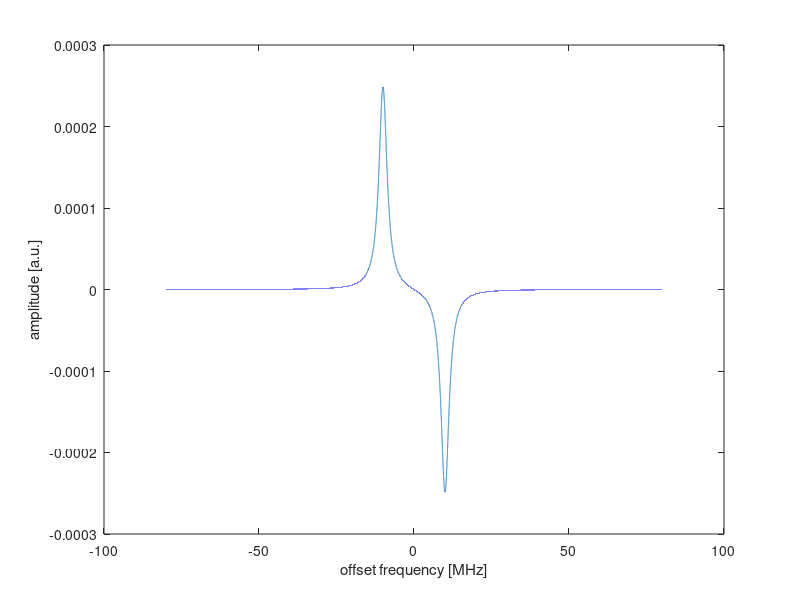

The MATLAB script that drew this image:
% cw EPR as a multiphoton experiment
%==========================================================================
% This example illustrates the fact that the simple cw EPR
% absorption line in reality is the result of overlap of many
% sidebands.
% See Kaelin et al, J.Magn.Reson. 160, 166-182 (2003)

% first harmonic absorption spectrum, in-phase modulation

clear, clf

Harmonic = 1;   % harmonic (0, 1, 2, etc)
ModInPhase = 1; % 1 modulation in-phase, 0 out-of-phase
Absorption = 1; % 1 absorption, 0 dispersion mode
FreqAxis = 1;

fmod = 10; % modulation frequency, in MHz
wrf = 2*pi*fmod; % Frequency of the modulation field [2*pi*MHz]
if FreqAxis
  Amod = 0.1;  % peak-to-peak modulation amplitude, in MHz
  lwpp = 10; % peak-to-peak line width, in MHz
  w2 = 2*pi*Amod/2; % Amplitude of the modulation field [2*pi*MHz]
  T2 = 1/lwpp; % Relaxation time [us]
else
  Amod = 0.01;  % peak-to-peak modulation amplitude, in mT
  lwpp = 0.1; % peak-to-peak line width, in mT
  w2 = 2*pi*mt2mhz(Amod/2); % Amplitude of the modulation field [2*pi*MHz]
  T2 = 1/mt2mhz(lwpp); % Relaxation time [us]
end


N = 100000;

beta = w2/wrf;
kmax = max(1.1*beta,beta+30);
kmax = ceil(kmax);

if FreqAxis
  freqmax = max(Amod*3,lwpp*8);
  freq = freqmax*linspace(-1,1,N);
  w = 2*pi*freq;
else
  fieldmax = max(Amod*3,lwpp*8);
  field = fieldmax*linspace(-1,1,N);
  w = 2*pi*mt2mhz(field);
end

spec = 0;
j = Harmonic;

Ap = ModInPhase;
D = (ModInPhase & ~Absorption) | (~ModInPhase & Absorption);
for k = -kmax:kmax
  if Ap
    Amplitude = besselj(-k+j,beta) + besselj(-k-j,beta);
  else
    Amplitude = besselj(-k+j,beta) - besselj(-k-j,beta);
  end
  Amplitude = Amplitude*besselj(-k,beta);
  if D
    Shape = (w-k*wrf).*T2^2./(1+(w-k*wrf).^2*T2^2);
  else
    Shape = T2./(1+(w-k*wrf).^2*T2^2);
  end
  spec = spec + Amplitude*Shape;
end
if ~(Absorption & ModInPhase)
  spec = -spec;
end

if FreqAxis
  plot(freq,spec);
  xlabel('offset frequency [MHz]');
else
  plot(field,spec);
  xlabel('offset field [mT]');
end
ylabel('amplitude [a.u.]');
